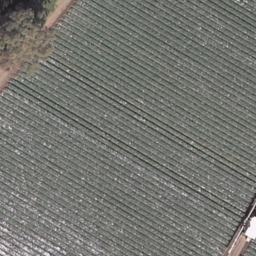
#> input picture project02/agricultural/agricultural00.tif, 256 x 256 px; its folder holds only this picture in this run
$ python PCAcode.py
#> lines starting #> are read from the running program, lines starting #| are printed output that depends on the picture
import os
import numpy as np
from PIL import Image
import pandas as pd
import time


# 通道矩阵求均值，去中心化
def process_channel(channel):
    matrix_mean = np.mean(channel, axis=1, keepdims=True)
    matrix_centered = channel - matrix_mean
    return matrix_centered, matrix_mean


# 实现PCA降维，保留特征向量数自行设置
def PCA_compute(channel_data, explained_variance_ratio):
    U, S, Vt = np.linalg.svd(channel_data, full_matrices=False)
    eigenvalues = S ** 2 / (len(S) - 1)
    ratio = np.cumsum(eigenvalues) / np.sum(eigenvalues)
    n_feature = np.argmax(ratio >= explained_variance_ratio) + 1
    U_reduced = U[:, :n_feature]
    S_reduced = np.diag(S[:n_feature])
    Vt_reduced = Vt[:n_feature, :]
    pca_data = np.dot(U_reduced, S_reduced)
    return pca_data, Vt_reduced, n_feature


# 计算MSE
def calculate_mse(original, reconstructed):
    return np.mean((original - reconstructed) ** 2)


# 计算PSNR
def calculate_psnr(original, reconstructed):
    mse = calculate_mse(original, reconstructed)
    if mse == 0:
        return 100
    max_pixel = 255.0
    return 20 * np.log10(max_pixel / np.sqrt(mse))


# 加载图像并应用PCA，并保存重构后的图像
def apply_and_save_PCA_images(input_folder, output_folder, explained_variance_ratio):
#> called with explained_variance_ratio = 0.05
    if not os.path.exists(output_folder):
        os.makedirs(output_folder)
    results = []
    for root, _, files in os.walk(input_folder):
        for file in files:
            if file.endswith('.tif'):
                input_path = os.path.join(root, file)
                output_path = os.path.join(output_folder, file)
                image = np.array(Image.open(input_path))
#> image is the input picture: shape (256, 256, 3); mean R, G, B 116, 116.8, 111.9

                height, width, channel = image.shape
#> height = 256; width = 256; channel = 3
                reconstructed_image = np.zeros_like(image, dtype=np.float64)

                start_time = time.time()

                for c in range(channel):
                    channel_data = image[:, :, c]
                    channel_centered, channel_mean = process_channel(channel_data)
                    pca_channel_data, eigenvector_subset, n_feature = PCA_compute(channel_centered,
                                                                                  explained_variance_ratio)
                    reconstructed_channel = np.dot(pca_channel_data, eigenvector_subset) + channel_mean
                    reconstructed_image[:, :, c] = reconstructed_channel
#> this loop made 3 passes
#> S_reduced in PCA_compute on passes 1 to 3: [2220.5], [2214.8], [1853]
#> pass 1, in apply_and_save_PCA_images, `channel_data = image[:, :, c]`:
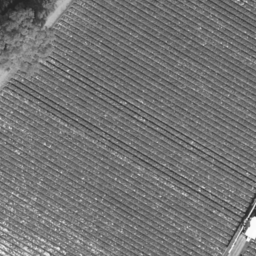
#> channel_data: shape (256, 256); min 36, max 253, mean 116
#> pass 1, in process_channel, `matrix_centered = channel - matrix_mean`:
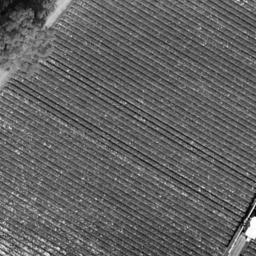
#> matrix_centered: shape (256, 256) float64; min -79.77, max 126.4, mean 0; drawn with min black and max white
#> pass 1, in PCA_compute, `U, S, Vt = np.linalg.svd(channel_data, full_matrices=False)`:
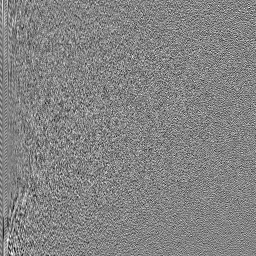
#> U: shape (256, 256) float64; min -0.306, max 0.286, mean 7.87e-05; drawn with min black and max white
#> pass 1, in PCA_compute, `U, S, Vt = np.linalg.svd(channel_data, full_matrices=False)`:
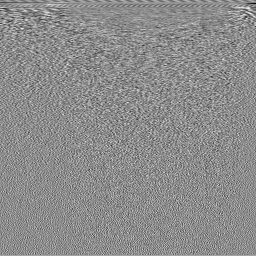
#> Vt: shape (256, 256) float64; min -0.382, max 0.311, mean 0.000244; drawn with min black and max white
#> after the loop:
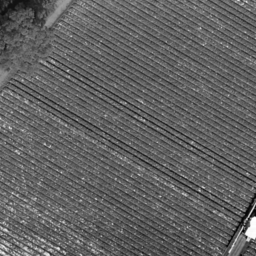
#> channel_centered: shape (256, 256) float64; min -78.33, max 126.1, mean 0; drawn with min black and max white
#> after the loop:
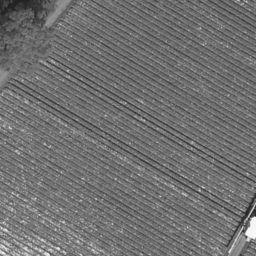
#> channel_data: shape (256, 256); min 35, max 248, mean 111.9
#> after the loop:
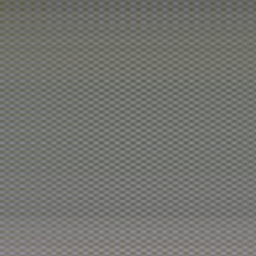
#> reconstructed_image: shape (256, 256, 3) float64; mean R, G, B 116, 116.8, 111.9

                end_time = time.time()
                reconstructed_image = np.clip(reconstructed_image, 0, 255).astype(np.uint8)
                Image.fromarray(reconstructed_image).save(output_path)

                mse = calculate_mse(image, reconstructed_image)
#> mse = 79.86
                psnr = calculate_psnr(image, reconstructed_image)
#> psnr = 29.11
                original_size = os.path.getsize(input_path)
                compressed_size = os.path.getsize(output_path)
                compression_ratio = compressed_size / original_size
                space_saving = (original_size - compressed_size) / original_size
                run_time = end_time - start_time

                results.append({
                    'Image': file,
                    'MSE': mse,
                    'PSNR': psnr,
                    'Original Size': original_size,
                    'Compressed Size': compressed_size,
                    'Compression Ratio': compression_ratio,
                    'Space Saving': space_saving,
                    'Run Time': run_time
                })

    results_df = pd.DataFrame(results)
#> results_df = table of 1 rows and 8 columns
    results_df.to_csv(os.path.join(output_folder, 'pca_evaluation_results.csv'), index=False)
    return results_df


if __name__ == '__main__':
    input_base_folder = 'E:/pythonProject/DaAlhw2/Images'
    output_base_folder = 'E:/pythonProject/DaAlhw2'
    categories = ['agricultural', 'airplane', 'beach']

    explained_variance_ratios=[0.05,0.1, 0.2, 0.3, 0.4, 0.5, 0.6, 0.7, 0.8, 0.9]
    for category in categories:
        for ratio in explained_variance_ratios:
            input_folder = os.path.join(input_base_folder, category)
            output_folder = os.path.join(output_base_folder, f'Images_rev_{ratio}', category)
            apply_and_save_PCA_images(input_folder, output_folder, ratio)
            print(f"finish{ratio}")
